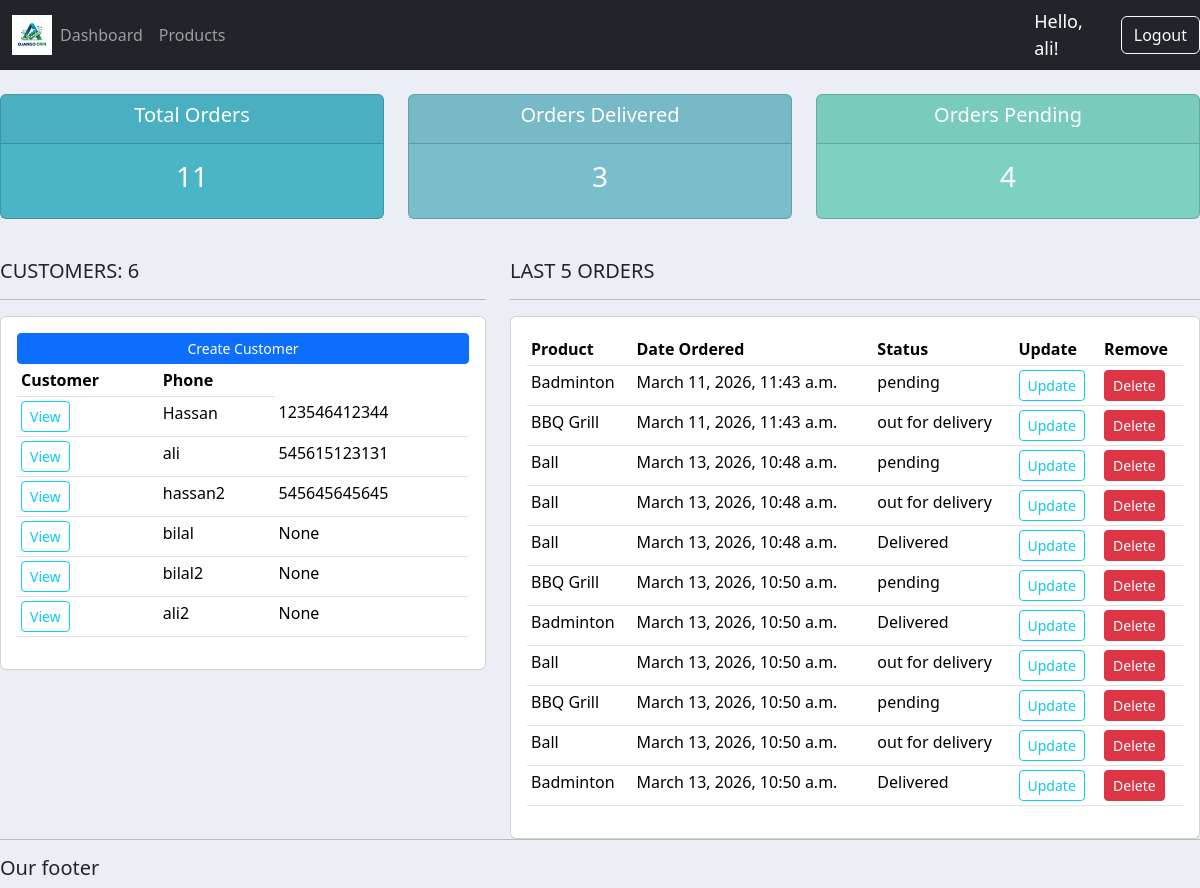
The app's page / (signed in) with its own data.
### accounts/models.py (models this page shows, shortened)
class Customer(models.Model):
    user = models.OneToOneField(User, null=True, blank=True, on_delete=models.CASCADE)
    name = models.CharField(max_length=200, null=True)
    phone = models.CharField(max_length=200, null=True)
    email = models.CharField(max_length=200, null=True)
    profile_pic = models.ImageField(default="default_demo_profile_pic.png", null=True, blank=True)
    date_created = models.DateTimeField(auto_now_add=True, null=True)

class Order(models.Model):
    STATUS = (
        ('pending','pending'),
        ('out for delivery','out for delivery'),
        ('Delivered','Delivered'),
    )
    customer = models.ForeignKey(Customer,null=True,on_delete=models.SET_NULL)
    product = models.ForeignKey(Product,null=True,on_delete=models.SET_NULL)
    date_created = models.DateTimeField(auto_now_add=True,null=True)
    status = models.CharField(max_length=200,null=True,choices=STATUS)
    note = models.CharField(max_length=1000,null=True)

class Product(models.Model):
    CATEGORY = (
        ('Indoor','Indoor'),
        ('Outdoor','Outdoor')
    )
    name = models.CharField(max_length=200,null=True)
    price = models.FloatField(null=True)
    category = models.CharField(max_length=200,null=True,choices=CATEGORY)
    description = models.CharField(max_length=200,null=True,blank=True)
    date_created = models.DateTimeField(auto_now_add=True,null=True)
    tag = models.ManyToManyField(Tag)

### accounts/decorators.py (the view)
    def wrapper_function(request, *args, **kwargs):
        group = None
        if request.user.groups.exists():
            group = request.user.groups.all()[0].name
        if group == 'customer':
            return redirect('userPage')
        if group == 'admin':
            return view_func(request, *args, **kwargs)

### accounts/views.py (called while the page is built)
@login_required(login_url='login')
@admin_only
def home(request):
    orders = Order.objects.all()
    customers = Customer.objects.all()
    total_customers = customers.count()
    total_orders = orders.count()
    delivered = orders.filter(status='Delivered').count()
    pending = orders.filter(status='pending').count()
    return render(request,'accounts/dashboard.html', {'orders': orders, 'customers': customers, 'total_customers': total_customers, 'total_orders': total_orders, 'delivered': delivered, 'pending': pending})

### accounts/templates/accounts/dashboard.html (shortened to what this page needs)
{% extends "accounts/main.html" %}
    {% block content %}
        {% include 'accounts/status.html' %}
    <br>
        <div class="row">
        <div class="col-md-5">
            <h5>CUSTOMERS: {{total_customers}}</h5>
            <hr>
            <div class="card card-body">
                <a class="btn btn-primary  btn-sm btn-block" href="">Create Customer</a>
                <table class="table table-sm">
                    <tr>
                        <th>Customer</th>
                        <th>Phone</th>
                    </tr>
                    {% for customer in customers %}
                        <tr>
                            <td><a class="btn btn-outline-info  btn-sm" href="{% url 'customer' customer.id %}">View</a></td>
                            <td>{{customer.name}}</td>
                            <td>{{customer.phone}}</td>
                        </tr>
                    {% endfor %}
                </table>
            </div>
        </div>
        <div class="col-md-7">
            <h5>LAST 5 ORDERS</h5>
            <hr>
            <div class="card card-body">
                <table class="table table-sm">
                    <tr>
                        <th>Product</th>
                        <th>Date Ordered</th>
                        <th>Status</th>
                        <th>Update</th>
                        <th>Remove</th>
                    </tr>
                    {% for order in orders %}
                        <tr>
                            <td>{{order.product.name}}</td>
                            <td>{{order.date_created}}</td>
                            <td>{{order.status}}</td>
                            <td><a class="btn btn-outline-info btn-sm" href="{% url 'update_order' order.id %}">Update</a></td>
                            <td><a class="btn btn-danger btn-sm" href="{% url 'delete_order' order.id %}">Delete</a></td>
                        </tr>
                    {% endfor %}
                </table>
            </div>
        </div>
    {% endblock %}

### accounts/templates/accounts/navbar.html (shortened to what this page needs)
{% load static %}
<nav class="navbar navbar-expand-lg bg-dark navbar-dark">
  <div class="container-fluid">
    <img src="{% static 'images/logo.png' %}" class="img-fluid" style="max-height: 40px;">
    <div class="collapse navbar-collapse" id="navbarNavDropdown">
      <ul class="navbar-nav">
         <ul class="navbar-nav">
      {% if request.user.is_staff %}
      <li class="nav-item active">
        <a class="nav-link" href="{% url 'home' %}">Dashboard</a>
      </li>
      <li class="nav-item">
        <a class="nav-link" href="{% url 'products' %}">Products</a>
      </li>
      {% else %}
       <li class="nav-item">
        <a class="nav-link" href="{% url 'account' %}">Settings</a>
      </li>
      {% endif %}
      </ul>
    </div>
  </div>
    {% if user.is_authenticated %}
      <span class="hello-msg">
        Hello, {{ user.username }}!
      </span>
      <span><a class="btn btn-outline-light" href="{% url 'logout' %}">Logout</a></span>
    {% else %}
      <span><a class="btn btn-outline-light" href="{% url 'login' %}">Login</a></span>
    {% endif %}
</nav>

### static/css/main.css (style rules this page uses)
body { background-color: #ebeff5; }

### accounts/templates/accounts/navbar.html (style rules this page uses)
.hello-msg { color: white; font-size: 18px; margin-right: 20px; }

### records on screen
Customer: name "Hassan", phone "123546412344"
Customer: name "ali", phone "545615123131"
Customer: name "hassan2", phone "545645645645"
Customer: name "bilal", phone "None"
Customer: name "bilal2", phone "None"
Customer: name "ali2", phone "None"
Order: product.name "Badminton", date_created "March 11, 2026, 11:43 a.m.", status "pending"
Order: product.name "BBQ Grill", date_created "March 11, 2026, 11:43 a.m.", status "out for delivery"
Order: product.name "Ball", date_created "March 13, 2026, 10:48 a.m.", status "pending"
Order: product.name "Ball", date_created "March 13, 2026, 10:48 a.m.", status "out for delivery"
Order: product.name "Ball", date_created "March 13, 2026, 10:48 a.m.", status "Delivered"
Order: product.name "BBQ Grill", date_created "March 13, 2026, 10:50 a.m.", status "pending"
Order: product.name "Badminton", date_created "March 13, 2026, 10:50 a.m.", status "Delivered"
Order: product.name "Ball", date_created "March 13, 2026, 10:50 a.m.", status "out for delivery"
Order: product.name "BBQ Grill", date_created "March 13, 2026, 10:50 a.m.", status "pending"
Order: product.name "Ball", date_created "March 13, 2026, 10:50 a.m.", status "out for delivery"
Order: product.name "Badminton", date_created "March 13, 2026, 10:50 a.m.", status "Delivered"

### other values on screen
{{ user.username }} "ali"
{{ total_orders }} "11"
{{ delivered }} "3"
{{ pending }} "4"
{{ total_customers }} "6"
